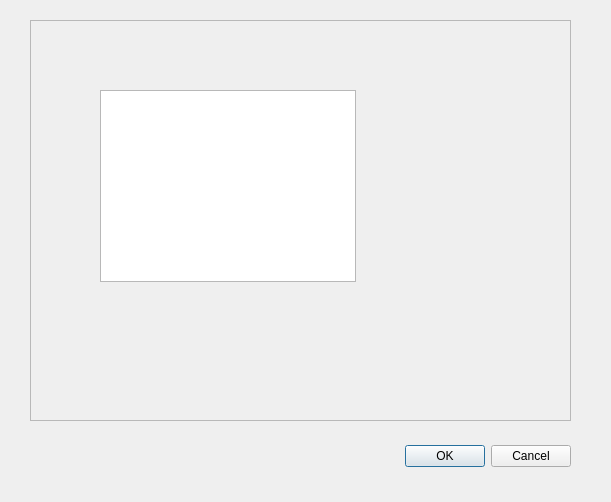
<?xml version="1.0" encoding="UTF-8"?>
<ui version="4.0">
 <class>Dialog</class>
 <widget class="QDialog" name="Dialog">
  <property name="geometry">
   <rect>
    <x>0</x>
    <y>0</y>
    <width>611</width>
    <height>502</height>
   </rect>
  </property>
  <property name="windowTitle">
   <string>Dialog</string>
  </property>
  <widget class="QDialogButtonBox" name="buttonBox">
   <property name="geometry">
    <rect>
     <x>230</x>
     <y>440</y>
     <width>341</width>
     <height>32</height>
    </rect>
   </property>
   <property name="orientation">
    <enum>Qt::Horizontal</enum>
   </property>
   <property name="standardButtons">
    <set>QDialogButtonBox::Cancel|QDialogButtonBox::Ok</set>
   </property>
  </widget>
  <widget class="QFrame" name="frame">
   <property name="geometry">
    <rect>
     <x>30</x>
     <y>20</y>
     <width>541</width>
     <height>401</height>
    </rect>
   </property>
   <property name="frameShape">
    <enum>QFrame::StyledPanel</enum>
   </property>
   <property name="frameShadow">
    <enum>QFrame::Raised</enum>
   </property>
   <widget class="QTextBrowser" name="textBrowser">
    <property name="geometry">
     <rect>
      <x>70</x>
      <y>70</y>
      <width>256</width>
      <height>192</height>
     </rect>
    </property>
   </widget>
  </widget>
 </widget>
 <resources/>
 <connections>
  <connection>
   <sender>buttonBox</sender>
   <signal>accepted()</signal>
   <receiver>Dialog</receiver>
   <slot>accept()</slot>
   <hints>
    <hint type="sourcelabel">
     <x>248</x>
     <y>254</y>
    </hint>
    <hint type="destinationlabel">
     <x>157</x>
     <y>274</y>
    </hint>
   </hints>
  </connection>
  <connection>
   <sender>buttonBox</sender>
   <signal>rejected()</signal>
   <receiver>Dialog</receiver>
   <slot>reject()</slot>
   <hints>
    <hint type="sourcelabel">
     <x>316</x>
     <y>260</y>
    </hint>
    <hint type="destinationlabel">
     <x>286</x>
     <y>274</y>
    </hint>
   </hints>
  </connection>
 </connections>
</ui>
